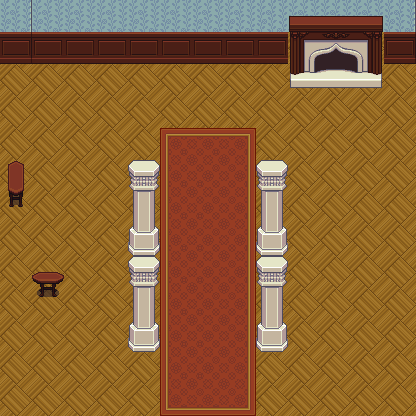

A level layout from a 2D game, rendered from its tile map. Below: a short description, then the map file with tile-grid data replaced by summaries:
An orthogonal 13x13 tile map with 32x32 px tiles, 3 tile layers (Below Player, World, Above Player) and 6 objects (SlowMotion, spawn_point1, spawn_point2, spawn_point3, spawn_point4, ...).

<map version="1.4" tiledversion="1.4.2" orientation="orthogonal" renderorder="right-down" width="13" height="13" tilewidth="32" tileheight="32" infinite="0" nextlayerid="6" nextobjectid="10">
 <editorsettings>
  <export target="main_map_v2.json" format="json" />
 </editorsettings>
 <tileset firstgid="1" name="castle" tilewidth="32" tileheight="32" tilecount="152" columns="8">
  <image source="castle.png" width="256" height="608" />
  <tile id="0">
   <properties>
    <property name="collides" type="bool" value="false" />
   </properties>
  </tile>
  <tile id="1">
   <properties>
    <property name="collides" type="bool" value="false" />
   </properties>
  </tile>
  <tile id="2">
   <properties>
    <property name="collides" type="bool" value="false" />
   </properties>
  </tile>
  <tile id="3">
   <properties>
    <property name="collides" type="bool" value="false" />
   </properties>
  </tile>
  <tile id="4">
   <properties>
    <property name="collides" type="bool" value="false" />
   </properties>
  </tile>
  <tile id="5">
   <properties>
    <property name="collides" type="bool" value="false" />
   </properties>
  </tile>
  <tile id="6">
   <properties>
    <property name="collides" type="bool" value="false" />
   </properties>
  </tile>
  <tile id="7">
   <properties>
    <property name="collides" type="bool" value="false" />
   </properties>
  </tile>
  <tile id="8">
   <properties>
    <property name="collides" type="bool" value="false" />
   </properties>
  </tile>
  <tile id="9">
   <properties>
    <property name="collides" type="bool" value="false" />
   </properties>
  </tile>
  <tile id="10">
   <properties>
    <property name="collides" type="bool" value="false" />
   </properties>
  </tile>
  <tile id="11">
   <properties>
    <property name="collides" type="bool" value="false" />
   </properties>
  </tile>
  <tile id="12">
   <properties>
    <property name="collides" type="bool" value="false" />
   </properties>
  </tile>
  <tile id="13">
   <properties>
    <property name="collides" type="bool" value="false" />
   </properties>
  </tile>
  <tile id="14">
   <properties>
    <property name="collides" type="bool" value="false" />
   </properties>
  </tile>
  <tile id="15">
   <properties>
    <property name="collides" type="bool" value="false" />
   </properties>
  </tile>
  <tile id="16">
   <properties>
    <property name="collides" type="bool" value="true" />
   </properties>
  </tile>
  <tile id="17">
   <properties>
    <property name="collides" type="bool" value="true" />
   </properties>
  </tile>
  <tile id="18">
   <properties>
    <property name="collides" type="bool" value="true" />
   </properties>
  </tile>
  <tile id="19">
   <properties>
    <property name="collides" type="bool" value="false" />
   </properties>
  </tile>
  <tile id="20">
   <properties>
    <property name="collides" type="bool" value="false" />
   </properties>
  </tile>
  <tile id="21">
   <properties>
    <property name="collides" type="bool" value="false" />
   </properties>
  </tile>
  <tile id="22">
   <properties>
    <property name="collides" type="bool" value="false" />
   </properties>
  </tile>
  <tile id="23">
   <properties>
    <property name="collides" type="bool" value="false" />
   </properties>
  </tile>
  <tile id="24">
   <properties>
    <property name="collides" type="bool" value="true" />
   </properties>
  </tile>
  <tile id="25">
   <properties>
    <property name="collides" type="bool" value="true" />
   </properties>
  </tile>
  <tile id="26">
   <properties>
    <property name="collides" type="bool" value="true" />
   </properties>
  </tile>
  <tile id="27">
   <properties>
    <property name="collides" type="bool" value="false" />
   </properties>
  </tile>
  <tile id="28">
   <properties>
    <property name="collides" type="bool" value="false" />
   </properties>
  </tile>
  <tile id="29">
   <properties>
    <property name="collides" type="bool" value="false" />
   </properties>
  </tile>
  <tile id="30">
   <properties>
    <property name="collides" type="bool" value="false" />
   </properties>
  </tile>
  <tile id="31">
   <properties>
    <property name="collides" type="bool" value="false" />
   </properties>
  </tile>
  <tile id="32">
   <properties>
    <property name="collides" type="bool" value="false" />
   </properties>
  </tile>
  <tile id="33">
   <properties>
    <property name="collides" type="bool" value="false" />
   </properties>
  </tile>
  <tile id="34">
   <properties>
    <property name="collides" type="bool" value="false" />
   </properties>
  </tile>
  <tile id="35">
   <properties>
    <property name="collides" type="bool" value="false" />
   </properties>
  </tile>
  <tile id="36">
   <properties>
    <property name="collides" type="bool" value="false" />
   </properties>
  </tile>
  <tile id="37">
   <properties>
    <property name="collides" type="bool" value="false" />
   </properties>
  </tile>
  <tile id="38">
   <properties>
    <property name="collides" type="bool" value="false" />
   </properties>
  </tile>
  <tile id="39">
   <properties>
    <property name="collides" type="bool" value="false" />
   </properties>
  </tile>
  <tile id="40">
   <properties>
    <property name="collides" type="bool" value="false" />
   </properties>
  </tile>
  <tile id="41">
   <properties>
    <property name="collides" type="bool" value="false" />
   </properties>
  </tile>
  <tile id="42">
   <properties>
    <property name="collides" type="bool" value="false" />
   </properties>
  </tile>
  <tile id="43">
   <properties>
    <property name="collides" type="bool" value="false" />
   </properties>
  </tile>
  <tile id="44">
   <properties>
    <property name="collides" type="bool" value="false" />
   </properties>
  </tile>
  <tile id="45">
   <properties>
    <property name="collides" type="bool" value="false" />
   </properties>
  </tile>
  <tile id="46">
   <properties>
    <property name="collides" type="bool" value="false" />
   </properties>
  </tile>
  <tile id="47">
   <properties>
    <property name="collides" type="bool" value="true" />
   </properties>
  </tile>
  <tile id="48">
   <properties>
    <property name="collides" type="bool" value="false" />
   </properties>
  </tile>
  <tile id="49">
   <properties>
    <property name="collides" type="bool" value="false" />
   </properties>
  </tile>
  <tile id="50">
   <properties>
    <property name="collides" type="bool" value="false" />
   </properties>
  </tile>
  <tile id="51">
   <properties>
    <property name="collides" type="bool" value="false" />
   </properties>
  </tile>
  <tile id="52">
   <properties>
    <property name="collides" type="bool" value="false" />
   </properties>
  </tile>
  <tile id="53">
   <properties>
    <property name="collides" type="bool" value="false" />
   </properties>
  </tile>
  <tile id="54">
   <properties>
    <property name="collides" type="bool" value="false" />
   </properties>
  </tile>
  <tile id="55">
   <properties>
    <property name="collides" type="bool" value="false" />
   </properties>
  </tile>
  <tile id="56">
   <properties>
    <property name="collides" type="bool" value="false" />
   </properties>
  </tile>
  <tile id="57">
   <properties>
    <property name="collides" type="bool" value="false" />
   </properties>
  </tile>
  <tile id="58">
   <properties>
    <property name="collides" type="bool" value="false" />
   </properties>
  </tile>
  <tile id="59">
   <properties>
    <property name="collides" type="bool" value="false" />
   </properties>
  </tile>
  <tile id="60">
   <properties>
    <property name="collides" type="bool" value="false" />
   </properties>
  </tile>
  <tile id="61">
   <properties>
    <property name="collides" type="bool" value="false" />
   </properties>
  </tile>
  <tile id="62">
   <properties>
    <property name="collides" type="bool" value="false" />
   </properties>
  </tile>
  <tile id="63">
   <properties>
    <property name="collides" type="bool" value="false" />
   </properties>
  </tile>
  <tile id="64">
   <properties>
    <property name="collides" type="bool" value="false" />
   </properties>
  </tile>
  <tile id="65">
   <properties>
    <property name="collides" type="bool" value="false" />
   </properties>
  </tile>
  <tile id="66">
   <properties>
    <property name="collides" type="bool" value="false" />
   </properties>
  </tile>
  <tile id="67">
   <properties>
    <property name="collides" type="bool" value="false" />
   </properties>
  </tile>
  <tile id="68">
   <properties>
    <property name="collides" type="bool" value="false" />
   </properties>
  </tile>
  <tile id="69">
   <properties>
    <property name="collides" type="bool" value="true" />
   </properties>
  </tile>
  <tile id="70">
   <properties>
    <property name="collides" type="bool" value="true" />
   </properties>
  </tile>
  <tile id="71">
   <properties>
    <property name="collides" type="bool" value="true" />
   </properties>
  </tile>
  <tile id="72">
   <properties>
    <property name="collides" type="bool" value="false" />
   </properties>
  </tile>
  <tile id="73">
   <properties>
    <property name="collides" type="bool" value="false" />
   </properties>
  </tile>
  <tile id="74">
   <properties>
    <property name="collides" type="bool" value="false" />
   </properties>
  </tile>
  <tile id="75">
   <properties>
    <property name="collides" type="bool" value="false" />
   </properties>
  </tile>
  <tile id="76">
   <properties>
    <property name="collides" type="bool" value="false" />
   </properties>
  </tile>
  <tile id="77">
   <properties>
    <property name="collides" type="bool" value="false" />
   </properties>
  </tile>
  <tile id="78">
   <properties>
    <property name="collides" type="bool" value="false" />
   </properties>
  </tile>
  <tile id="79">
   <properties>
    <property name="collides" type="bool" value="false" />
   </properties>
  </tile>
  <tile id="80">
   <properties>
    <property name="collides" type="bool" value="false" />
   </properties>
  </tile>
  <tile id="81">
   <properties>
    <property name="collides" type="bool" value="false" />
   </properties>
  </tile>
  <tile id="82">
   <properties>
    <property name="collides" type="bool" value="false" />
   </properties>
  </tile>
  <tile id="83">
   <properties>
    <property name="collides" type="bool" value="false" />
   </properties>
  </tile>
  <tile id="84">
   <properties>
    <property name="collides" type="bool" value="false" />
   </properties>
  </tile>
  <tile id="85">
   <properties>
    <property name="collides" type="bool" value="false" />
   </properties>
  </tile>
  <tile id="86">
   <properties>
    <property name="collides" type="bool" value="false" />
   </properties>
  </tile>
  <tile id="87">
   <properties>
    <property name="collides" type="bool" value="false" />
   </properties>
  </tile>
  <tile id="88">
   <properties>
    <property name="collides" type="bool" value="false" />
   </properties>
  </tile>
  <tile id="89">
   <properties>
    <property name="collides" type="bool" value="false" />
   </properties>
  </tile>
  <tile id="90">
   <properties>
    <property name="collides" type="bool" value="false" />
   </properties>
  </tile>
  <tile id="91">
   <properties>
    <property name="collides" type="bool" value="false" />
   </properties>
  </tile>
  <tile id="92">
   <properties>
    <property name="collides" type="bool" value="false" />
   </properties>
  </tile>
  <tile id="93">
   <properties>
    <property name="collides" type="bool" value="false" />
   </properties>
  </tile>
  <tile id="94">
   <properties>
    <property name="collides" type="bool" value="false" />
   </properties>
  </tile>
  <tile id="95">
   <properties>
    <property name="collides" type="bool" value="false" />
   </properties>
  </tile>
  <tile id="96">
   <properties>
    <property name="collides" type="bool" value="false" />
   </properties>
  </tile>
  <tile id="97">
   <properties>
    <property name="collides" type="bool" value="false" />
   </properties>
  </tile>
  <tile id="98">
   <properties>
    <property name="collides" type="bool" value="false" />
   </properties>
  </tile>
  <tile id="99">
   <properties>
    <property name="collides" type="bool" value="false" />
   </properties>
  </tile>
  <tile id="100">
   <properties>
    <property name="collides" type="bool" value="false" />
   </properties>
  </tile>
  <tile id="101">
   <properties>
    <property name="collides" type="bool" value="false" />
   </properties>
  </tile>
  <tile id="102">
   <properties>
    <property name="collides" type="bool" value="false" />
   </properties>
  </tile>
  <tile id="103">
   <properties>
    <property name="collides" type="bool" value="false" />
   </properties>
  </tile>
  <tile id="104">
   <properties>
    <property name="collides" type="bool" value="false" />
   </properties>
  </tile>
  <tile id="105">
   <properties>
    <property name="collides" type="bool" value="false" />
   </properties>
  </tile>
  <tile id="106">
   <properties>
    <property name="collides" type="bool" value="false" />
   </properties>
  </tile>
  <tile id="107">
   <properties>
    <property name="collides" type="bool" value="false" />
   </properties>
  </tile>
  <tile id="108">
   <properties>
    <property name="collides" type="bool" value="false" />
   </properties>
  </tile>
  <tile id="109">
   <properties>
    <property name="collides" type="bool" value="false" />
   </properties>
  </tile>
  <tile id="110">
   <properties>
    <property name="collides" type="bool" value="false" />
   </properties>
  </tile>
  <tile id="111">
   <properties>
    <property name="collides" type="bool" value="false" />
   </properties>
  </tile>
  <tile id="112">
   <properties>
    <property name="collides" type="bool" value="false" />
   </properties>
  </tile>
  <tile id="113">
   <properties>
    <property name="collides" type="bool" value="false" />
   </properties>
  </tile>
  <tile id="114">
   <properties>
    <property name="collides" type="bool" value="false" />
   </properties>
  </tile>
  <tile id="115">
   <properties>
    <property name="collides" type="bool" value="false" />
   </properties>
  </tile>
  <tile id="116">
   <properties>
    <property name="collides" type="bool" value="false" />
   </properties>
  </tile>
  <tile id="117">
   <properties>
    <property name="collides" type="bool" value="false" />
   </properties>
  </tile>
  <tile id="118">
   <properties>
    <property name="collides" type="bool" value="false" />
   </properties>
  </tile>
  <tile id="119">
   <properties>
    <property name="collides" type="bool" value="false" />
   </properties>
  </tile>
  <tile id="120">
   <properties>
    <property name="collides" type="bool" value="false" />
   </properties>
  </tile>
  <tile id="121">
   <properties>
    <property name="collides" type="bool" value="false" />
   </properties>
  </tile>
  <tile id="122">
   <properties>
    <property name="collides" type="bool" value="false" />
   </properties>
  </tile>
  <tile id="123">
   <properties>
    <property name="collides" type="bool" value="false" />
   </properties>
  </tile>
  <tile id="124">
   <properties>
    <property name="collides" type="bool" value="false" />
   </properties>
  </tile>
  <tile id="125">
   <properties>
    <property name="collides" type="bool" value="false" />
   </properties>
  </tile>
  <tile id="126">
   <properties>
    <property name="collides" type="bool" value="false" />
   </properties>
  </tile>
  <tile id="127">
   <properties>
    <property name="collides" type="bool" value="false" />
   </properties>
  </tile>
  <tile id="128">
   <properties>
    <property name="collides" type="bool" value="false" />
   </properties>
  </tile>
  <tile id="129">
   <properties>
    <property name="collides" type="bool" value="false" />
   </properties>
  </tile>
  <tile id="130">
   <properties>
    <property name="collides" type="bool" value="false" />
   </properties>
  </tile>
  <tile id="131">
   <properties>
    <property name="collides" type="bool" value="false" />
   </properties>
  </tile>
  <tile id="132">
   <properties>
    <property name="collides" type="bool" value="false" />
   </properties>
  </tile>
  <tile id="133">
   <properties>
    <property name="collides" type="bool" value="false" />
   </properties>
  </tile>
  <tile id="134">
   <properties>
    <property name="collides" type="bool" value="false" />
   </properties>
  </tile>
  <tile id="135">
   <properties>
    <property name="collides" type="bool" value="false" />
   </properties>
  </tile>
  <tile id="136">
   <properties>
    <property name="collides" type="bool" value="true" />
   </properties>
  </tile>
  <tile id="137">
   <properties>
    <property name="collides" type="bool" value="true" />
   </properties>
  </tile>
  <tile id="138">
   <properties>
    <property name="collides" type="bool" value="false" />
   </properties>
  </tile>
  <tile id="139">
   <properties>
    <property name="collides" type="bool" value="true" />
   </properties>
  </tile>
  <tile id="140">
   <properties>
    <property name="collides" type="bool" value="false" />
   </properties>
  </tile>
  <tile id="141">
   <properties>
    <property name="collides" type="bool" value="false" />
   </properties>
  </tile>
  <tile id="142">
   <properties>
    <property name="collides" type="bool" value="false" />
   </properties>
  </tile>
  <tile id="143">
   <properties>
    <property name="collides" type="bool" value="false" />
   </properties>
  </tile>
  <tile id="144">
   <properties>
    <property name="collides" type="bool" value="false" />
   </properties>
  </tile>
  <tile id="145">
   <properties>
    <property name="collides" type="bool" value="false" />
   </properties>
  </tile>
  <tile id="146">
   <properties>
    <property name="collides" type="bool" value="false" />
   </properties>
  </tile>
  <tile id="147">
   <properties>
    <property name="collides" type="bool" value="true" />
   </properties>
  </tile>
  <tile id="148">
   <properties>
    <property name="collides" type="bool" value="false" />
   </properties>
  </tile>
  <tile id="149">
   <properties>
    <property name="collides" type="bool" value="false" />
   </properties>
  </tile>
  <tile id="150">
   <properties>
    <property name="collides" type="bool" value="false" />
   </properties>
  </tile>
  <tile id="151">
   <properties>
    <property name="collides" type="bool" value="false" />
   </properties>
  </tile>
 </tileset>
 <layer id="3" name="Below Player" width="13" height="13">
  <data>[169 cells, 169 non-empty, 10 distinct tile ids]</data>
 </layer>
 <layer id="2" name="World" width="13" height="13">
  <data>[169 cells, 36 non-empty, 14 distinct tile ids]</data>
 </layer>
 <layer id="1" name="Above Player" width="13" height="13">
  <data>[169 cells, 12 non-empty, 6 distinct tile ids]</data>
 </layer>
 <objectgroup id="4" name="Objects">
  <object id="2" name="Carpet" type="SlowMotion" x="162.182" y="129.196" width="89.7954" height="284.047" />
 </objectgroup>
 <objectgroup id="5" name="SpawnPoints">
  <object id="1" name="spawn_point1" x="210.744" y="373.842">
   <point />
  </object>
  <object id="6" name="spawn_point2" x="250.145" y="393.084">
   <point />
  </object>
  <object id="7" name="spawn_point3" x="175.926" y="393.084">
   <point />
  </object>
  <object id="8" name="spawn_point4" x="296.875" y="395.833">
   <point />
  </object>
  <object id="9" name="spawn_point5" x="118.2" y="395.833">
   <point />
  </object>
 </objectgroup>
</map>
